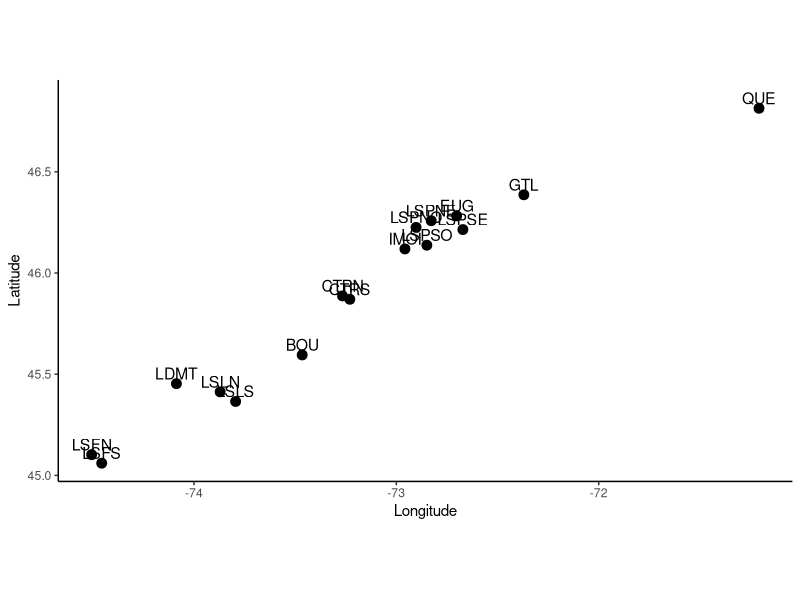
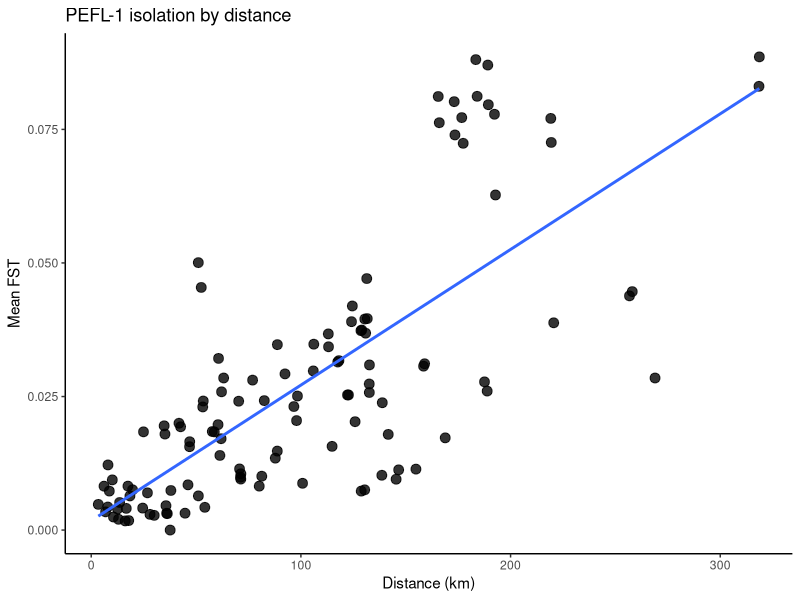

R code for these plots, in order: (Note: this script raises an error after producing the figures.)
# -----------------------------
# PEFL-1 yellow perch
# site coordinates + site-level FST matrix + IBD plot
# -----------------------------

library(ggplot2)
library(sf)

# ------------------------------
# paths
# ------------------------------
save_dir <- "/Users/johnmccall/Library/CloudStorage/OneDrive-TheOhioStateUniversity/Spring_2026/Landgen_DGS/DGS-Patterns-of-Fish-Diversity/DGS-Patterns-of-Fish-Diversity/Objective 2/Data/PEFL-1/"

# -------------------------
# 0) site coordinates
# -------------------------
PEFL_1_coords <- data.frame(
  site = c("QUE","GTL","EUG","LSPNE","LSPSE","LSPNO","LSPSO",
           "IMOI","CTRN","CTRS","BOU","LSLN","LSLS","LDMT","LSFN","LSFS"),
  lat = c(
    46.813900, 46.386500, 46.282377, 46.258361,
    46.214667, 46.225250, 46.137444, 46.118972,
    45.886889, 45.870139, 45.595167, 45.412811,
    45.365284, 45.453167, 45.102306, 45.060361
  ),
  lon = c(
    -71.208000, -72.370000, -72.701890, -72.827667,
    -72.671278, -72.902528, -72.849250, -72.957639,
    -73.266139, -73.229806, -73.465222, -73.870654,
    -73.794181, -74.086694, -74.505611, -74.455833
  ),
  stringsAsFactors = FALSE
)

# optional map
ggplot(PEFL_1_coords, aes(x = lon, y = lat)) +
  geom_point(size = 3) +
  geom_text(aes(label = site), nudge_y = 0.05, size = 4) +
  coord_fixed() +
  theme_classic() +
  labs(x = "Longitude", y = "Latitude")

# -------------------------
# 1) population labels
# -------------------------
pops <- c(
  "QUE (P03)", "QUE (P04)", "QUE (A03)", "QUE (A04)",
  "GTL (03)", "GTL (04)", "EUG (04)",
  "LSPNE (03)", "LSPNE (04)",
  "LSPSE (03)", "LSPSE (04)",
  "LSPNO (03)", "LSPNO (04)",
  "LSPSO (03)", "LSPSO (04)",
  "IMOI (03)",
  "CTRN (03)", "CTRN (04)",
  "CTRS (03)", "CTRS (04)",
  "BOU (03)",
  "LSLN (03)",
  "LSLS (03)", "LSLS (04)",
  "LDMT (03)", "LDMT (04)",
  "LSFN (03)",
  "LSFS (03)", "LSFS (04)"
)

# -------------------------
# 2) helper: fill symmetric matrix
# from row-wise upper triangle
# -------------------------
fill_sym_from_upper <- function(pops, vals, diag_val = 0) {
  n <- length(pops)
  stopifnot(length(vals) == n * (n - 1) / 2)
  
  mat <- matrix(0, nrow = n, ncol = n, dimnames = list(pops, pops))
  
  k <- 1
  for (i in 1:(n - 1)) {
    for (j in (i + 1):n) {
      mat[i, j] <- vals[k]
      mat[j, i] <- vals[k]
      k <- k + 1
    }
  }
  
  diag(mat) <- diag_val
  mat
}

# -------------------------
# 3) population-level FST matrix
# values entered row-wise from the upper triangle
# -------------------------
fst_vals <- c(
  # QUE (P03)
  0.00873, 0.00179, 0.01927, 0.00205, 0.00346, 0.00374,
  0.00097, 0.00492, 0.00189, 0.00308,
  0.00134, 0.00425, 0.00571, 0.00255, 0.00553,
  0.02022, 0.01759, 0.02468, 0.01481,
  0.03127, 0.03557, 0.03297, 0.03096,
  0.01938, 0.02868, 0.07377, 0.07291, 0.06218,
  
  # QUE (P04)
  0.00920, 0.01045, 0.01176, 0.01113, 0.01814,
  0.01647, 0.00895, 0.01207, 0.01584,
  0.01290, 0.02078, 0.02925, 0.02395, 0.01884,
  0.04068, 0.04218, 0.04410, 0.03431,
  0.05559, 0.06317, 0.05774, 0.05277,
  0.03488, 0.04936, 0.10653, 0.11067, 0.09247,
  
  # QUE (A03)
  0.01870, 0.00063, 0.00804, 0.00616,
  0.00305, 0.00095, 0.00069, 0.00070,
  0.00260, 0.00498, 0.00597, 0.00344, 0.00531,
  0.02369, 0.01772, 0.02627, 0.01999,
  0.03067, 0.03543, 0.03956, 0.03984,
  0.01816, 0.02765, 0.08243, 0.08074, 0.06868,
  
  # QUE (A04)
  0.01471, 0.01826, 0.00114,
  0.02322, 0.02354, 0.01426, 0.01172,
  0.01952, 0.00978, 0.00735, 0.01196, 0.01595,
  0.03632, 0.00974, 0.03540, 0.02238,
  0.03766, 0.04437, 0.05014, 0.04672,
  0.02598, 0.02362, 0.09156, 0.09517, 0.08170,
  
  # GTL (03)
  0.00129, 0.00131,
  0.00400, 0.00622, 0.00199, -0.00005,
  0.00114, 0.00412, 0.00728, 0.00444, 0.00469,
  0.02219, 0.01212, 0.01687, 0.01612,
  0.02922, 0.03392, 0.03248, 0.03952,
  0.01782, 0.02225, 0.08218, 0.08322, 0.06924,
  
  # GTL (04)
  0.00457,
  0.00895, 0.01047, 0.00697, 0.00206,
  0.00207, 0.00531, 0.01418, 0.00798, 0.00383,
  0.01607, 0.00876, 0.01387, 0.00699,
  0.02136, 0.02834, 0.02553, 0.02519,
  0.01622, 0.01276, 0.07193, 0.07600, 0.06177,
  
  # EUG (04)
  0.00645, 0.01234, 0.00536, 0.00328,
  0.00421, 0.00391, 0.00827, 0.00681, 0.00697,
  0.02642, 0.00778, 0.01844, 0.00950,
  0.02312, 0.02575, 0.02717, 0.03465,
  0.01428, 0.02154, 0.07783, 0.06648, 0.05897,
  
  # LSPNE (03)
  0.00545, 0.00453, 0.00094,
  0.00034, 0.00415, 0.00306, 0.00643, 0.00516,
  0.02636, 0.02206, 0.02591, 0.01732,
  0.03384, 0.03626, 0.04020, 0.04024,
  0.02454, 0.02910, 0.08364, 0.08495, 0.07032,
  
  # LSPNE (04)
  0.00259, -0.00025,
  0.00552, 0.00363, 0.00673, 0.00444, 0.00761,
  0.02299, 0.02522, 0.02963, 0.01933,
  0.03558, 0.04176, 0.04251, 0.04483,
  0.02237, 0.03337, 0.09248, 0.09223, 0.07726,
  
  # LSPSE (03)
  0.00246, 0.00408, 0.00248, 0.00382, 0.00109,
  0.00378, 0.02683, 0.01816, 0.02691, 0.01912,
  0.03632, 0.04646, 0.04162, 0.04496,
  0.02807, 0.03120, 0.09669, 0.09464, 0.08130,
  
  # LSPSE (04)
  0.00055, -0.00305, 0.00133, 0.00063, 0.00445,
  0.01750, 0.01104, 0.01757, 0.01018,
  0.02215, 0.02842, 0.02901, 0.03371,
  0.01668, 0.01939, 0.07739, 0.07767, 0.06487,
  
  # LSPNO (03)
  0.00397, 0.00580, 0.00250, 0.00250,
  0.01657, 0.01329, 0.01917, 0.01162,
  0.02304, 0.02909, 0.02890, 0.03179,
  0.01885, 0.02198, 0.07002, 0.07357, 0.05834,
  
  # LSPNO (04)
  0.00149, -0.00117, 0.00541,
  0.02147, 0.01482, 0.02002, 0.01163,
  0.02542, 0.03382, 0.03065, 0.03551,
  0.01840, 0.02191, 0.08439, 0.08423, 0.07345,
  
  # LSPSO (03)
  0.00365, 0.00613,
  0.02453, 0.01698, 0.02719, 0.01901,
  0.02973, 0.03479, 0.03695, 0.04340,
  0.02505, 0.02769, 0.08141, 0.07979, 0.07048,
  
  # LSPSO (04)
  0.00847,
  0.02014, 0.01569, 0.02204, 0.01175,
  0.02641, 0.03383, 0.03181, 0.03472,
  0.02011, 0.02834, 0.07897, 0.07891, 0.06666,
  
  # IMOI (03)
  0.02060, 0.01534, 0.02416, 0.01487,
  0.02412, 0.02979, 0.03542, 0.03417,
  0.01865, 0.01269, 0.08116, 0.08139, 0.07111,
  
  # CTRN (03)
  0.00887, 0.00425, 0.00717,
  0.00148, 0.01250, 0.00543, 0.00977,
  0.01252, 0.00751, 0.03238, 0.03971, 0.02588,
  
  # CTRN (04)
  0.00571, 0.00210,
  0.00481, 0.01039, 0.01151, 0.01286,
  0.00867, 0.00419, 0.04662, 0.04459, 0.03725,
  
  # CTRS (03)
  0.00563,
  0.00248, 0.01065, 0.00253, 0.01597,
  0.01481, 0.00929, 0.03959, 0.04063, 0.02961,
  
  # CTRS (04)
  0.00665, 0.00844, 0.01152, 0.01214,
  0.00554, 0.01068, 0.05456, 0.04867, 0.03942,
  
  # BOU (03)
  0.00000, -0.00046, 0.00615,
  0.00876, 0.00404, 0.02509, 0.02306, 0.01793,
  
  # LSLN (03)
  0.01109, 0.01330,
  0.00592, 0.01053, 0.03213, 0.01939, 0.02007,
  
  # LSLS (03)
  0.01147,
  0.01974, 0.01804, 0.02592, 0.02379, 0.01970,
  
  # LSLS (04)
  0.01898, 0.01679, 0.03101, 0.03254, 0.02749,
  
  # LDMT (03)
  0.01216, 0.05175, 0.04720, 0.03814,
  
  # LDMT (04)
  0.04837, 0.05280, 0.04353,
  
  # LSFN (03)
  0.01137, 0.00506,
  
  # LSFS (03)
  0.00279
)

fst_mat <- fill_sym_from_upper(pops, fst_vals, diag_val = 0)
fst_mat[fst_mat < 0] <- 0

# -------------------------
# 4) project site coordinates
# once into meters
# -------------------------
coords_sf <- st_as_sf(PEFL_1_coords, coords = c("lon", "lat"), crs = 4326)
coords_sf <- st_transform(coords_sf, 32198)   # NAD83 / Quebec Lambert

coords_xy <- cbind(PEFL_1_coords["site"], st_coordinates(coords_sf))

# -------------------------
# 5) population-level distance matrix (km)
# -------------------------
pop_meta <- data.frame(
  pop  = pops,
  site = sub(" \\([^)]*\\)$", "", pops),
  stringsAsFactors = FALSE
)

pop_coords <- merge(pop_meta, coords_xy, by = "site", all.x = TRUE, sort = FALSE)
pop_coords <- pop_coords[match(pops, pop_coords$pop), ]

dist_mat <- as.matrix(dist(pop_coords[, c("X", "Y")])) / 1000
rownames(dist_mat) <- pop_coords$pop
colnames(dist_mat) <- pop_coords$pop

# -------------------------
# 6) collapse population FST
# to mean site-pair values
# -------------------------
site_ids <- sub(" \\([^)]*\\)$", "", rownames(fst_mat))
site_levels <- unique(site_ids)

PEFL_1_fst <- matrix(
  0,
  nrow = length(site_levels),
  ncol = length(site_levels),
  dimnames = list(site_levels, site_levels)
)

for (i in seq_along(site_levels)) {
  for (j in i:length(site_levels)) {
    
    idx_i <- which(site_ids == site_levels[i])
    idx_j <- which(site_ids == site_levels[j])
    
    if (i == j) {
      PEFL_1_fst[i, j] <- 0
    } else {
      PEFL_1_fst[i, j] <- mean(fst_mat[idx_i, idx_j], na.rm = TRUE)
      PEFL_1_fst[j, i] <- PEFL_1_fst[i, j]
    }
  }
}

PEFL_1_fst[PEFL_1_fst < 0] <- 0
diag(PEFL_1_fst) <- 0

# enforce site order and keep coordinates
site_order <- rownames(PEFL_1_fst)
PEFL_1_coords <- PEFL_1_coords[match(site_order, PEFL_1_coords$site), c("site", "lat", "lon")]

# -------------------------
# 7) site-level distance matrix (km)
# -------------------------
site_xy <- coords_xy[match(site_order, coords_xy$site), ]

site_dist <- as.matrix(dist(site_xy[, c("X", "Y")])) / 1000
rownames(site_dist) <- site_xy$site
colnames(site_dist) <- site_xy$site

# -------------------------
# 8) site-level IBD data
# -------------------------
ibd_df <- data.frame(
  distance_km = site_dist[upper.tri(site_dist)],
  mean_fst    = PEFL_1_fst[upper.tri(PEFL_1_fst)]
)

# -------------------------
# 9) final site-level IBD plot
# -------------------------
ggplot(ibd_df, aes(x = distance_km, y = mean_fst)) +
  geom_point(size = 3, alpha = 0.8) +
  geom_smooth(method = "lm", se = FALSE) +
  theme_classic() +
  labs(
    x = "Distance (km)",
    y = "Mean FST",
    title = "PEFL-1 isolation by distance"
  )

# -------------------------
# 10) quick integrity checks
# -------------------------
stopifnot(
  nrow(PEFL_1_fst) == 16,
  ncol(PEFL_1_fst) == 16,
  identical(rownames(PEFL_1_fst), colnames(PEFL_1_fst)),
  identical(rownames(PEFL_1_fst), PEFL_1_coords$site),
  isTRUE(all.equal(PEFL_1_fst, t(PEFL_1_fst)))
)

# -------------------------
# 11) save objects
# -------------------------
out_dir <- file.path(save_dir, "data")

if (!dir.exists(out_dir)) {
  dir.create(out_dir, recursive = TRUE)
}

save(
  PEFL_1_fst,
  PEFL_1_coords,
  file = file.path(out_dir, "PEFL-1.RData")
)
